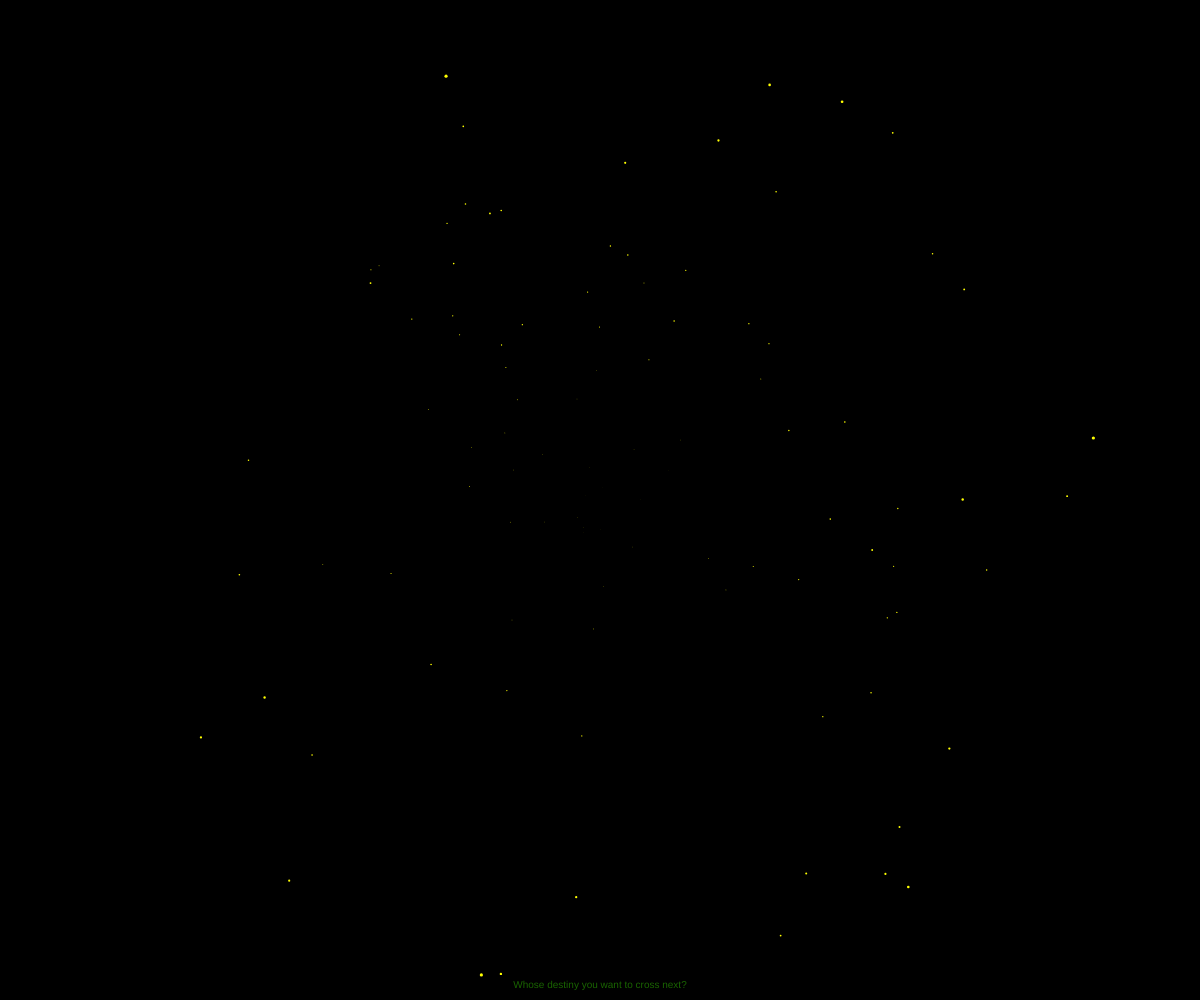
Frame 1 (no input)
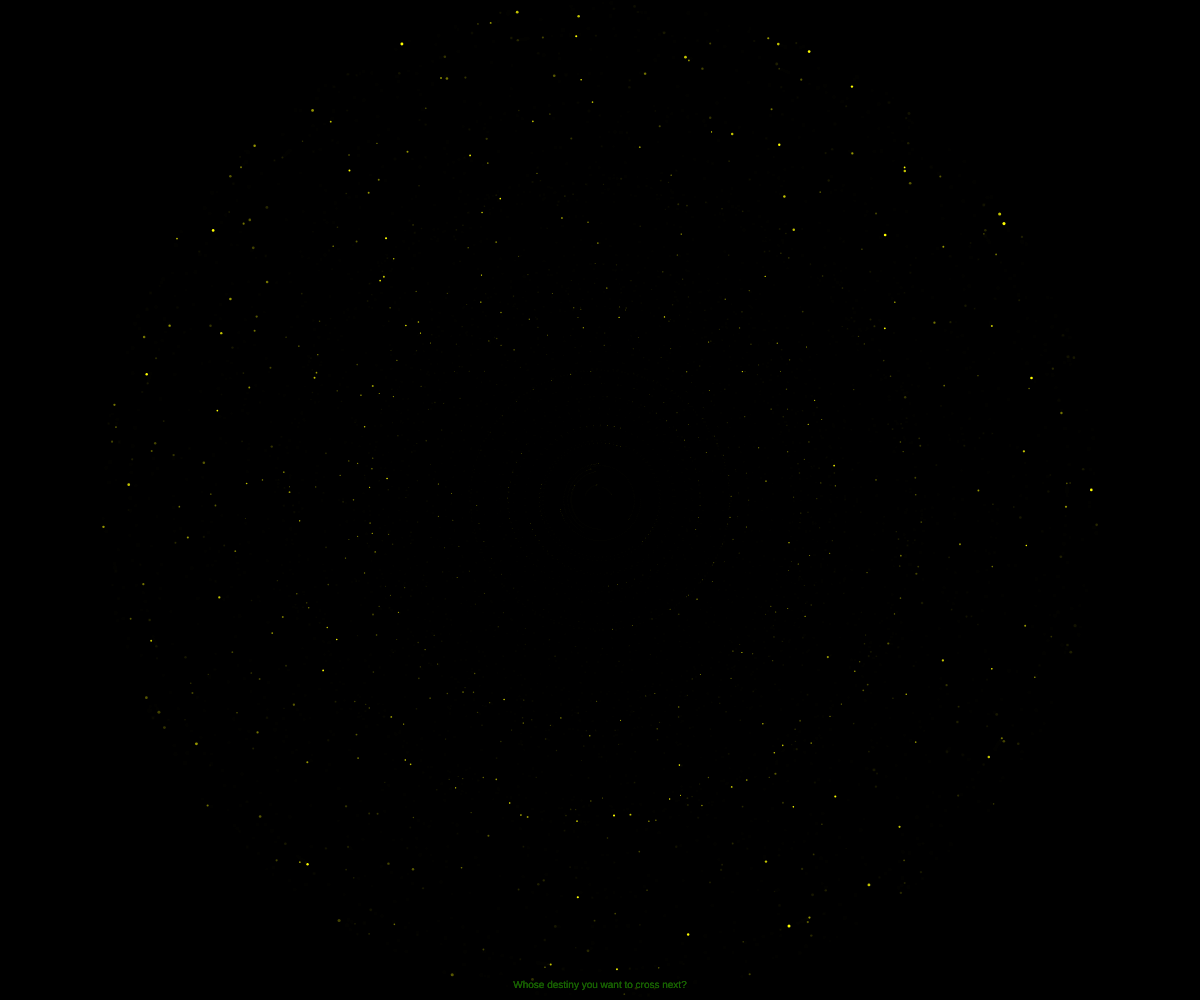
Frame 60 (no input)
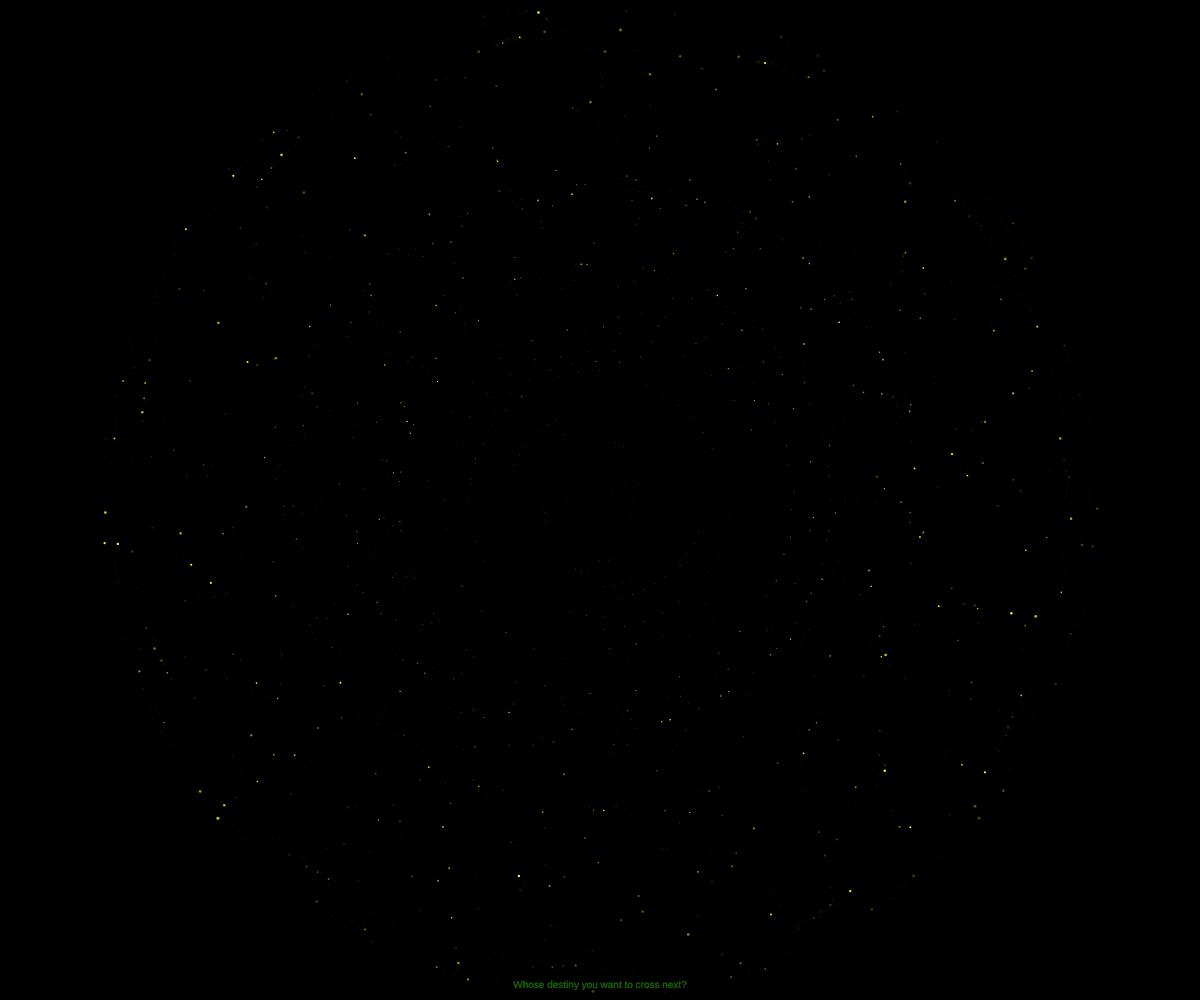
Frame 120 (the mouse pressed at the canvas centre since frame 60)

The p5.js sketch that drew these frames (run headless with seeded random() and noise() and a simulated clock; from frame 60 on, the mouse is pressed at the canvas centre):

// p5.js sketch
// ── sketch.js
var bigSpeed = 7;
var bigSpeedy = 0;
var starArray = [];
var bigSize = 5;

function setup() { 
  createCanvas(windowWidth, windowHeight);
  background(0);
  for(var i = 0; i < 100; i++){
    var star = new StarBit();
    starArray.push(star);
  }
} 

function draw() { 
  background(0, 60);
  for(var i = 0; i < starArray.length; i++){
    starArray[i].move();
    starArray[i].display();
  }
  bigSpeed = map(mouseX, 0, width, -3, 3);
  bigSpeedy = map(mouseY, 0, height, -3, 3);

  // White text at the bottom
  fill(25, 100, 0);
  textSize(10);
  textAlign(CENTER, BOTTOM);
  text("Whose destiny you want to cross next?", width / 2, height - 10);
}

function StarBit(){
  this.angle = map(random(), 0, 1, 0, TWO_PI); // Start at a random angle around the circle
  this.distance = random(0, min(width, height) / 2);
  this.d = map(this.distance, 0, min(width, height) / 2, 0.2, 3);
  this.relativeSpeed = this.distance / 100 * bigSpeed;

  this.move = function(){
    // Move in a circular trajectory
    this.x = width / 2 + cos(this.angle) * this.distance;
    this.y = height / 2 + sin(this.angle) * this.distance;
    this.angle += radians(this.relativeSpeed);
  }

  this.display = function(){
    fill(255, 255, 0); // Yellow color
    noStroke();
    ellipse(
      this.x,
      this.y,
      this.d * (map(noise(this.x, this.y, 0.001 * frameCount), 0, 1, 0.2, 1.5)),
      this.d * (map(noise(this.x, this.y, 0.001 * frameCount), 0, 1, 0.2, 1.5))
    );
  }
}
